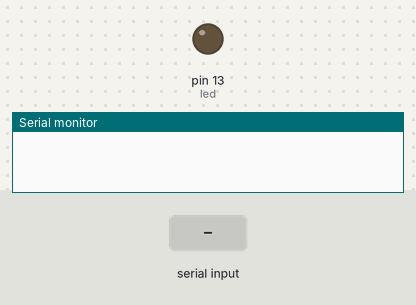
The sketch below on a simulated Arduino Uno, built with avr-gcc and run on an emulated ATmega328P. Shown: output pins drawn as LEDs (lit = HIGH), the last lines printed to the serial monitor. Inputs (shaded band) come from the test bench.

Above: at 1.2 s.
1.3 s: "1\n" received over Serial
At 1.7 s:
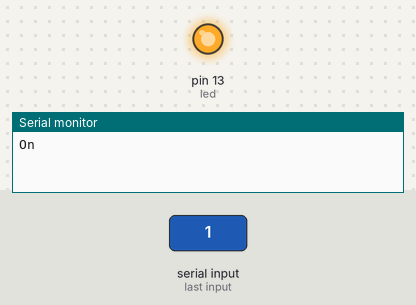
4.3 s: "0\n" received over Serial
At 5.2 s:
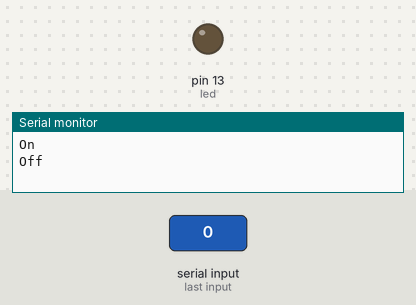
Timing chart, 0 to 7.3 s (numbered marks = the images above; inputs shaded):
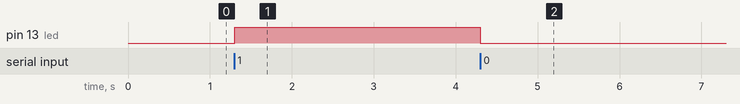

Measured:
- after the input at 1.3 s, pin 13 (led): LOW → HIGH at once
- after the input at 4.3 s, pin 13 (led): HIGH → LOW at once

The sketch:

IoTLed.ino
```cpp
//IOT LED

//Led
int led = 13;

//Python Value from Host PC
int input;

void setup() {
  //Serial Monitor to display Logs
  Serial.begin(115200);
  Serial.setTimeout(1); //yet to know what this does

  //Declaring the led as an output
  pinMode(led,OUTPUT);


}

void loop() {
  //Listening for host serial
  while (!Serial.available());

  //Convert serial reading to integer: Try Serial.Read
  input = Serial.readString().toInt();
  //input = Serial.read();


  if (input == 1){
    digitalWrite(led, HIGH);
    Serial.println("On");
  }

  else if (input == 0){
    digitalWrite(led, LOW);
    Serial.println("Off");
  }

  else {Serial.println("Invalid");}


}
```
